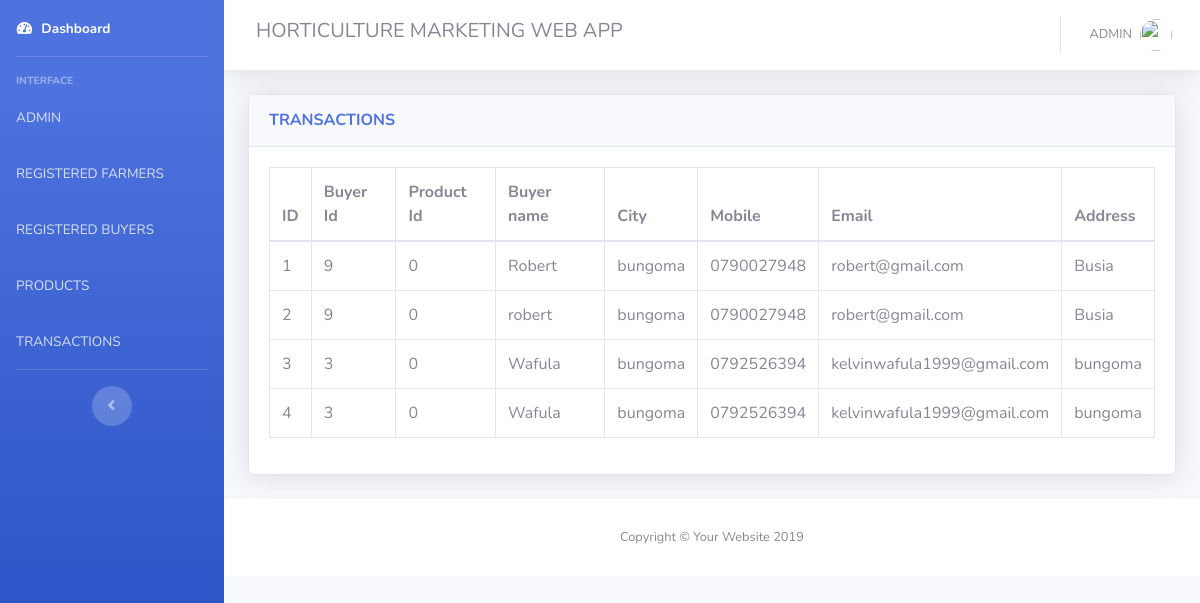
/admin/payment.php (signed in), run on the app's committed database.
### tables this page shows
CREATE TABLE `transaction` (
  `tid` int(10) NOT NULL,
  `bid` int(255) NOT NULL,
  `pid` int(255) NOT NULL,
  `name` varchar(255) NOT NULL,
  `city` varchar(255) NOT NULL,
  `mobile` varchar(10) NOT NULL,
  `email` varchar(50) NOT NULL,
  `pincode` varchar(255) NOT NULL,
  `addr` varchar(255) NOT NULL
);

### admin/payment.php (the view, shortened to what this page needs)
<?php
include('security.php');
include('includes/header.php');
include('includes/navbar.php');
?>
<div class="container-fluid">
    <div class="card shadow mb-4">
        <div class="card-header py-3">
            <h6 class="m-0 font-weight-bold text-primary">TRANSACTIONS</h6>
        </div>
        <div class="card-body">
            <div class="table-responsive">
            <?php
                $query = "SELECT * FROM transaction";
                $query_run = mysqli_query($conn, $query);
            ?>
                <table class="table table-bordered" id="dataTable" width="100%" cellspacing="0">
                    <thead>
                        <tr>
                            <th>ID </th>
                            <th>Buyer Id </th>
                            <th>Product Id </th>
                            <th>Buyer name </th>
                            <th>City </th>
                            <th>Mobile</th>
                            <th>Email</th>
                            <th>Address</th>
                        </tr>
                    </thead>
                    <tbody>
                        <?php
                        if(mysqli_num_rows($query_run) > 0)
                        {
                            while($row = mysqli_fetch_assoc($query_run))
                            {
                        ?>
                            <tr>
                                <td><?php  echo $row['tid']; ?></td>
                                <td><?php  echo $row['bid']; ?></td>
                                <td><?php  echo $row['pid']; ?></td>
                                <td><?php  echo $row['name']; ?></td>
                                <td><?php  echo $row['city']; ?></td>
                                <td><?php  echo $row['mobile']; ?></td>
                                <td><?php  echo $row['email']; ?></td>
                                <td><?php  echo $row['addr']; ?></td>
                            </tr>
                        <?php
                            }
                        }
                        else {
                            echo "No Record Found";
                        }
                        ?>
                    </tbody>
                </table>
            </div>
        </div>
    </div>
</div>
<?php
include('includes/footer.php');
?>

### data on the page
transaction: tid "1", bid "9", pid "0", name "Robert", city "bungoma", mobile "0790027948", email "robert@gmail.com", addr "Busia"
transaction: tid "2", bid "9", pid "0", name "robert", city "bungoma", mobile "0790027948", email "robert@gmail.com", addr "Busia"
transaction: tid "3", bid "3", pid "0", name "Wafula", city "bungoma", mobile "0792526394", email "kelvinwafula1999@gmail.com", addr "bungoma"
transaction: tid "4", bid "3", pid "0", name "Wafula", city "bungoma", mobile "0792526394", email "kelvinwafula1999@gmail.com", addr "bungoma"
